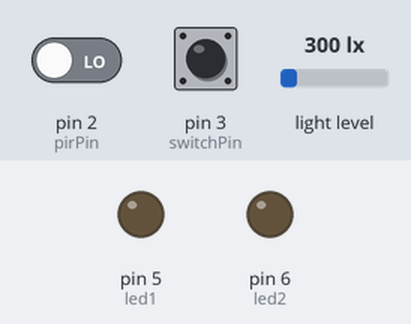
Simulated run of this sketch. Board: Arduino Uno, built with avr-gcc and run on an emulated ATmega328P. Shown: output pins drawn as LEDs (lit = HIGH). The inputs (shaded band) are chosen by the test bench; at power-on: pin 3 (switchPin) HIGH, pin 2 (pirPin) LOW, light level 300 lx. What the sketch prints to the serial monitor is not drawn.

Above: at 2.2 s.
2.3 s: pin 3 (switchPin) pulled LOW for 0.15 s
At 3.7 s:
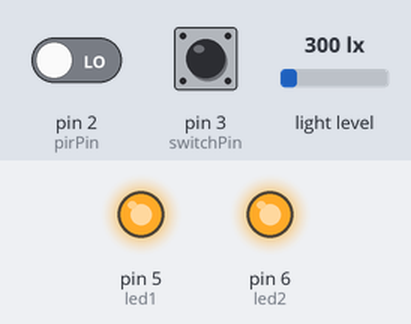
8.4 s: pin 3 (switchPin) pulled LOW for 1 s
At 9.6 s:
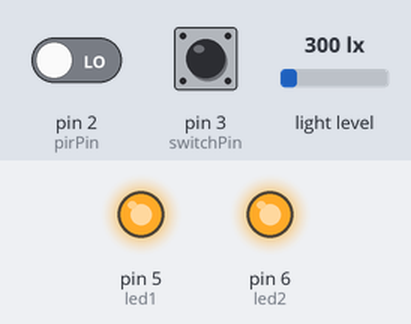
12.4 s: pin 3 (switchPin) pulled LOW for 3.2 s
At 19.3 s:
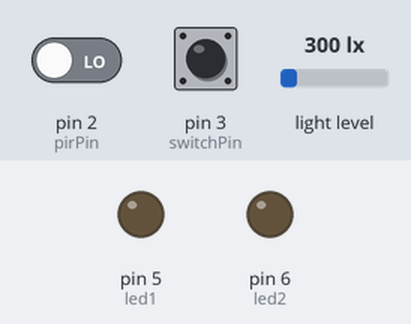
Timing chart, 0 to 19.6 s (numbered marks = the images above; inputs shaded):
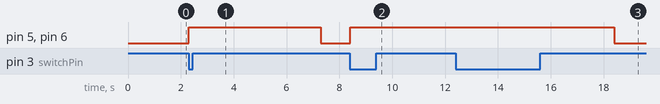

Measured:
- after the input at 2.3 s, pin 5 (led1), pin 6 (led2): LOW → HIGH at once, → LOW 5.0 s later
- after the input at 8.4 s, pin 5 (led1), pin 6 (led2): LOW → HIGH at once
- after the input at 12.4 s, pin 5 (led1), pin 6 (led2): HIGH → LOW after 6.0 s instead of 1.0 s

The sketch:

Task4.1p.ino
```cpp
#include <Wire.h>
#include <BH1750.h>

// BH1750 light sensor
BH1750 lightMeter;

// Pins
const int led1 = 5;
const int led2 = 6;
const int pirPin = 2;
const int switchPin = 3;

// Variables
float threshold = 50.0;   // light threshold
volatile bool motionDetected = false;
volatile bool switchPressed = false;

void setup() {
  Serial.begin(9600);
  delay(1000);

  // Start I2C
  Wire.begin();
  lightMeter.begin();

  // LED pins
  pinMode(led1, OUTPUT);
  pinMode(led2, OUTPUT);

  // PIR sensor
  pinMode(pirPin, INPUT);

  // Switch (using internal pull-up)
  pinMode(switchPin, INPUT_PULLUP);

  // Attach interrupts
  attachInterrupt(digitalPinToInterrupt(pirPin), motionISR, RISING);
  attachInterrupt(digitalPinToInterrupt(switchPin), switchISR, FALLING);

  Serial.println("System Ready...");
}

// Interrupt for PIR
void motionISR() {
  motionDetected = true;
}

// Interrupt for Switch
void switchISR() {
  switchPressed = true;
}

void loop() {
  float lux = lightMeter.readLightLevel();

  // PIR triggered
  if (motionDetected) {
    motionDetected = false;

    Serial.println("Motion detected!");

    if (lux < threshold) {
      Serial.println("It's dark → Lights ON");
      turnOnLights();
    } else {
      Serial.println("It's bright → No need to turn lights ON");
    }
  }

  // Switch triggered
  if (switchPressed) {
    switchPressed = false;

    Serial.println("Switch pressed → Lights ON");
    turnOnLights();
  }
}

// Function to turn ON both LEDs
void turnOnLights() {
  digitalWrite(led1, HIGH);
  digitalWrite(led2, HIGH);

  delay(5000);

  digitalWrite(led1, LOW);
  digitalWrite(led2, LOW);

  Serial.println("Lights OFF");
}
```
